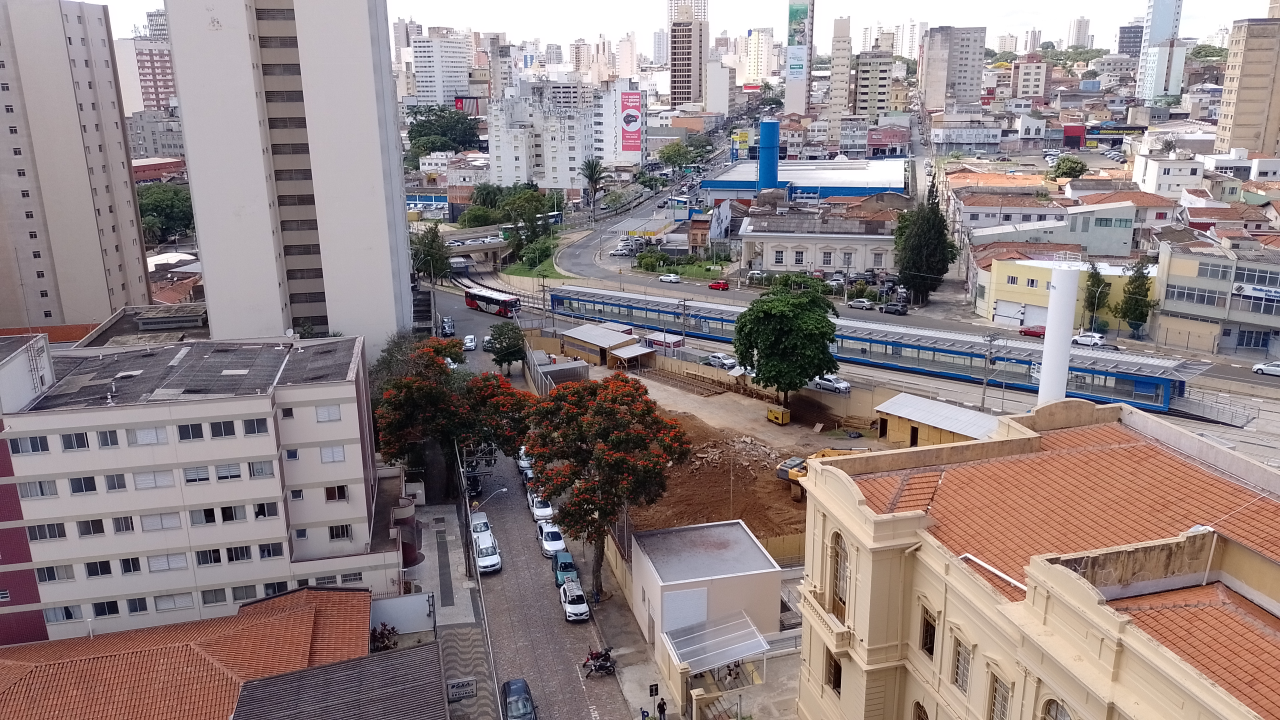
#> input picture fotos_predio_novo/cotuca_novo_IMG_20230225_101800.jpg, 3840 x 2160 px (shown at 1/3 size); its folder holds 4 pictures in this run; the run also reads 1 picture not shown here
$ python video-im-trasicao-desliza.py
#> lines starting #> are read from the running program, lines starting #| are printed output that depends on the picture
#script - seleciona imagens, corta com base na primeira, cria um video com trasições desliza
# CC autor: stefanocarnevalli
# contribuições:

import cv2
import os
import numpy as np

# Diretório onde as imagens estão salvas
input_dir = 'fotos_predio_novo'

# Nome do arquivo de vídeo de saída
output_video = 'video_com_transicoes_desliza.avi'

# Obter a lista de arquivos de imagem no diretório
images = [img for img in os.listdir(input_dir) if img.endswith(".jpg")]

# Ordenar as imagens pelo nome do arquivo
images.sort()

# Verificar se há imagens no diretório
if not images:
    print("Nenhuma imagem encontrada no diretório.")
else:
    # Obter o caminho completo da primeira imagem para obter as dimensões
    first_image_path = os.path.join(input_dir, images[0])
    frame = cv2.imread(first_image_path)
#> frame is the input picture: shape (2160, 3840, 3); mean B, G, R 131.9, 131.3, 145.2
    height, width, layers = frame.shape
#> height = 2160; width = 3840; layers = 3

    # Definir o codec e criar o objeto VideoWriter
    fourcc = cv2.VideoWriter_fourcc(*'XVID')
    fps = 1  # Definindo 1 frame por segundo
    video = cv2.VideoWriter(output_video, fourcc, fps, (width, height))

    # Função para criar uma transição de deslizamento entre duas imagens
    def add_slide_transition(img1, img2, steps=2):
        for i in range(steps):
            alpha = i / float(steps)
            beta = 1.0 - alpha
            slide_frame = np.zeros_like(img1)
            slide_frame[:, :int(width * alpha)] = img2[:, :int(width * alpha)]
            slide_frame[:, int(width * alpha):] = img1[:, int(width * alpha):]
            video.write(slide_frame)

    # Função para ajustar o tamanho da imagem mantendo proporções e cortando se necessário
    def adjust_image_size(image, target_width, target_height):
        h, w, _ = image.shape

        # Calcular a proporção de redimensionamento
        scale = max(target_width / w, target_height / h)

        # Redimensionar a imagem mantendo a proporção
        resized_image = cv2.resize(image, (int(w * scale), int(h * scale)))

        # Cortar a imagem para o tamanho alvo
        start_x = (resized_image.shape[1] - target_width) // 2
        start_y = (resized_image.shape[0] - target_height) // 2
        cropped_image = resized_image[start_y:start_y + target_height, start_x:start_x + target_width]

        return cropped_image

    # Adicionar cada imagem ao vídeo com transições
    print("Imagens utilizadas no vídeo:")
    for i in range(len(images) - 1):
        image_path = os.path.join(input_dir, images[i])
        next_image_path = os.path.join(input_dir, images[i + 1])

        frame = cv2.imread(image_path)
        next_frame = cv2.imread(next_image_path)
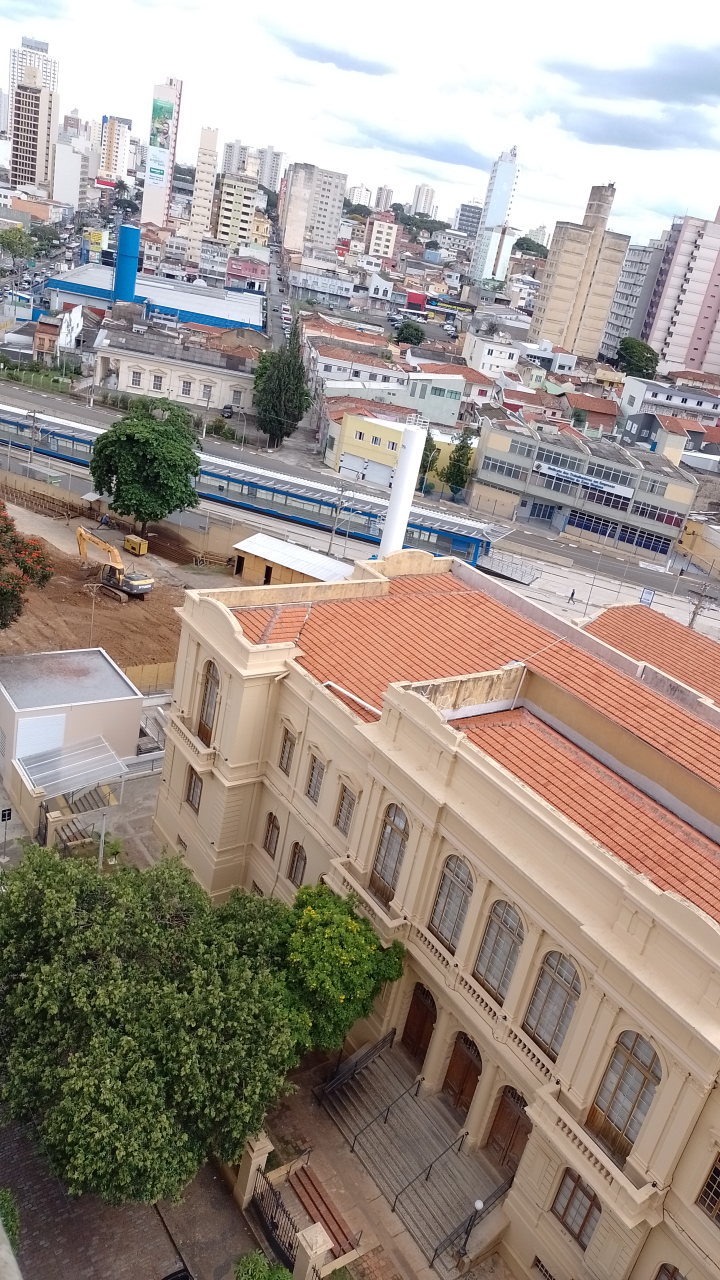
#> input picture fotos_predio_novo/cotuca_novo_IMG_20230225_131649.jpg, 2160 x 3840 px (shown at 1/3 size)
#> next_frame is the input picture: shape (3840, 2160, 3); mean B, G, R 137.2, 145.9, 157.6

        # Ajustar o tamanho das imagens para ter as mesmas dimensões
        adjusted_frame = adjust_image_size(frame, width, height)
        adjusted_next_frame = adjust_image_size(next_frame, width, height)
#> call 2 of adjust_image_size, with target_width = 3840, target_height = 2160
#> in adjust_image_size (call 2), `cropped_image = resized_image[start_y:start_y + target_height, start_x..`:
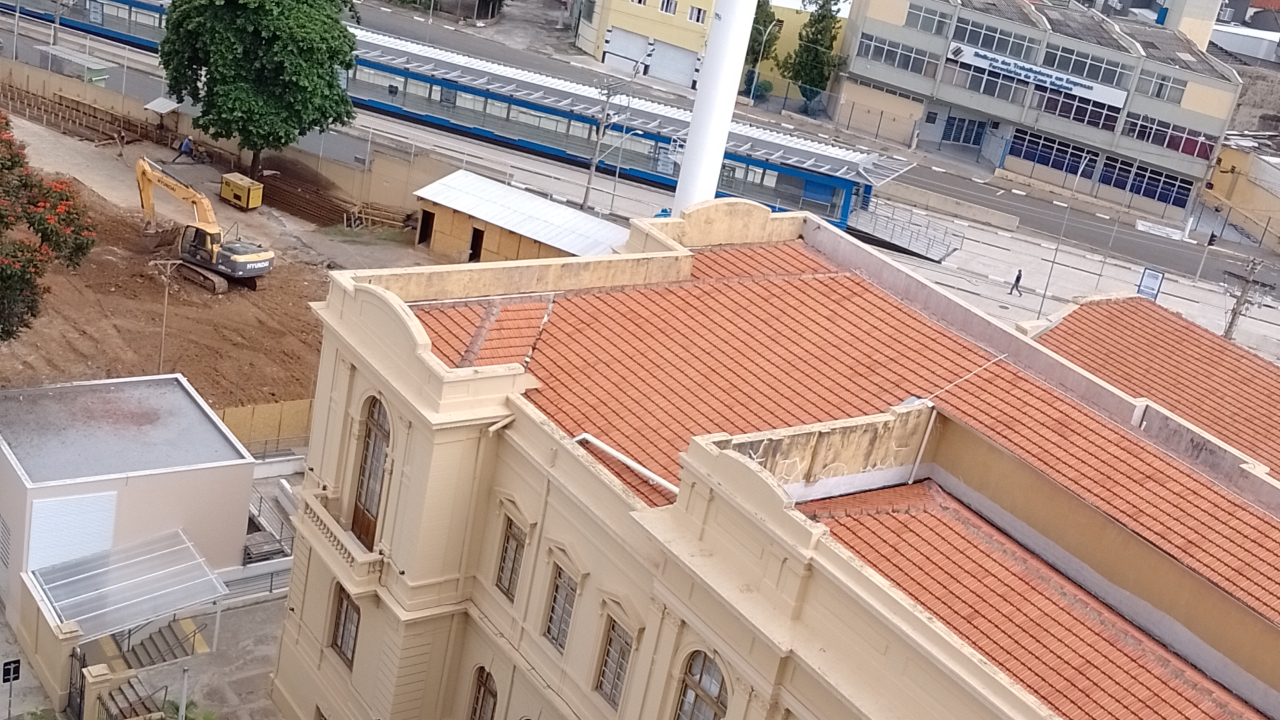
#> cropped_image: shape (2160, 3840, 3) (shown at 1/3 size); mean B, G, R 134.6, 145.2, 169.3

        video.write(adjusted_frame)
        add_slide_transition(adjusted_frame, adjusted_next_frame)
#> after the loop in add_slide_transition, `for i in range(steps):`:
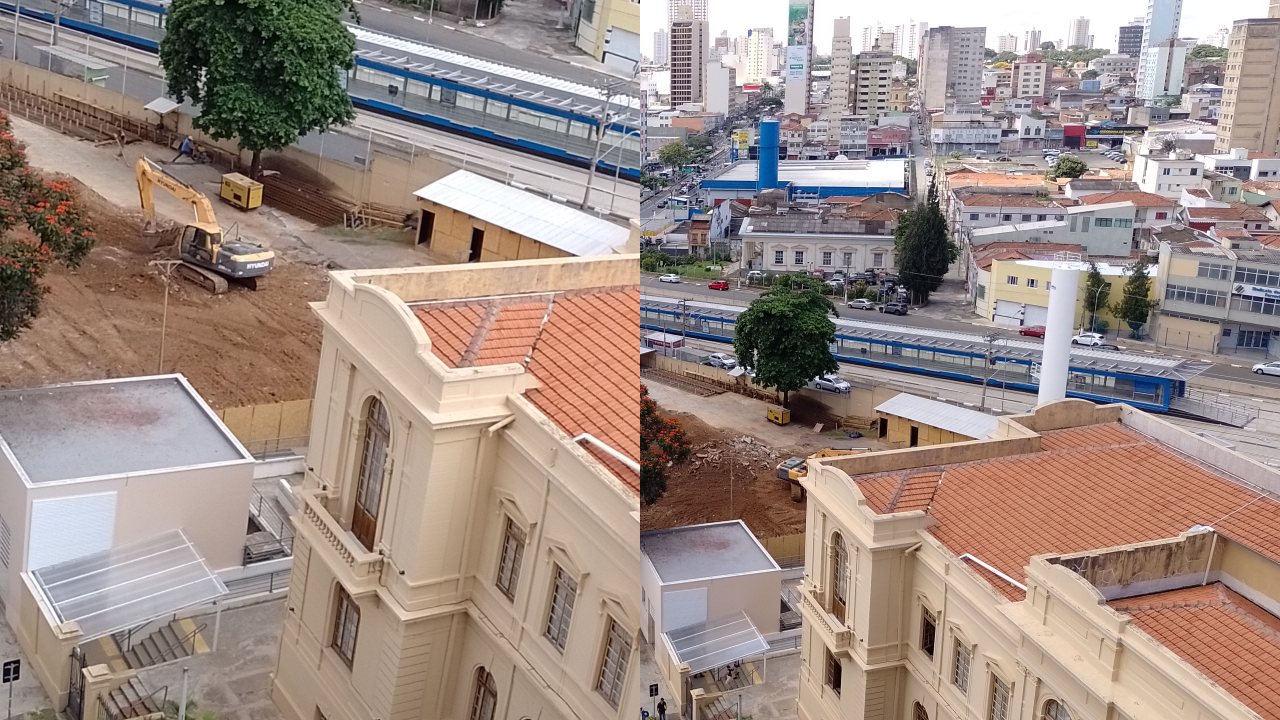
#> slide_frame: shape (2160, 3840, 3) (shown at 1/3 size); mean B, G, R 133.3, 140.6, 157.7
        print(images[i])
#> pass 2 of the loop `for i in range(len(images) - 1):`:
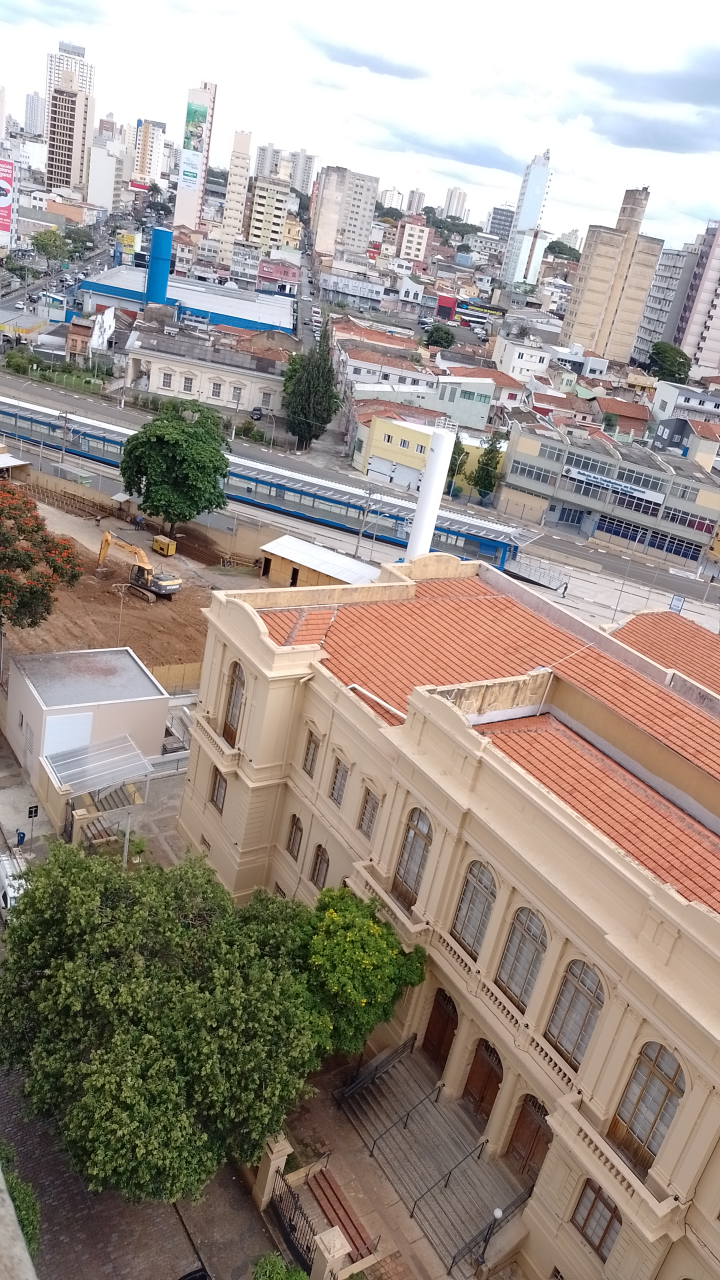
#> input picture fotos_predio_novo/cotuca_novo_IMG_20230225_131653.jpg, 2160 x 3840 px (shown at 1/3 size)
#> next_frame is the input picture: shape (3840, 2160, 3); mean B, G, R 136.8, 145.5, 156.5
#> in adjust_image_size (call 4), `cropped_image = resized_image[start_y:start_y + target_height, start_x..`:
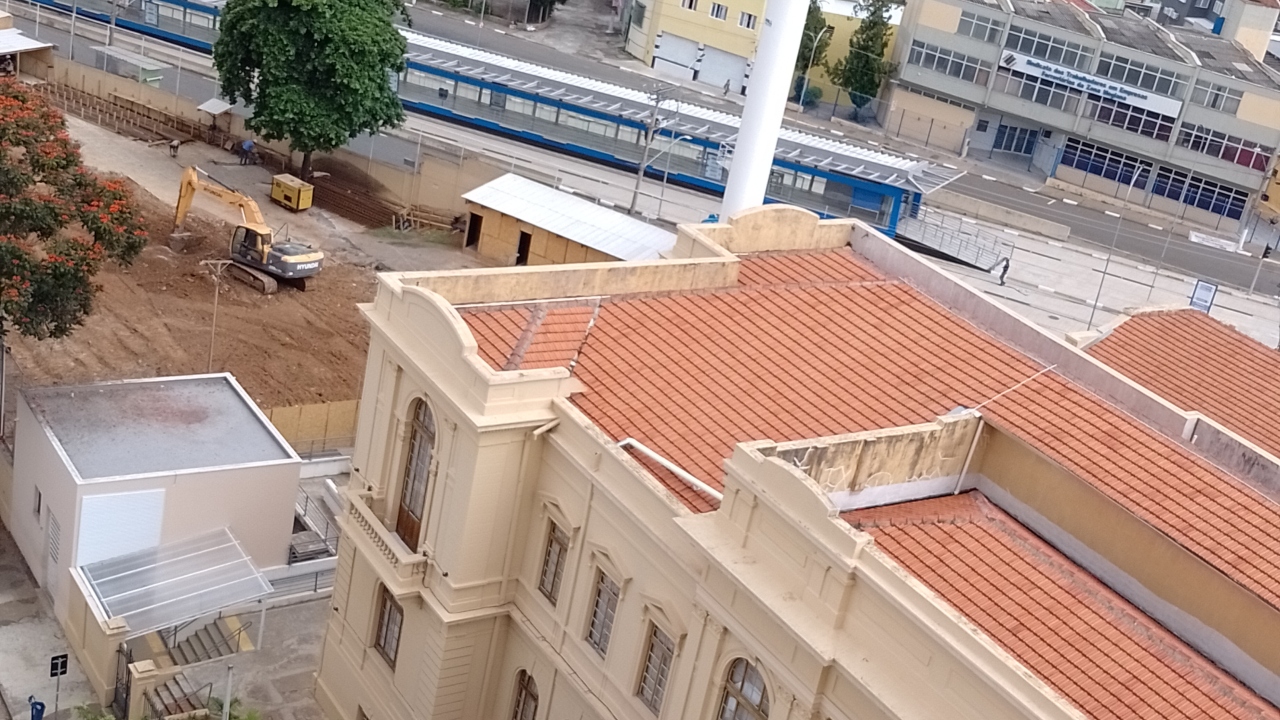
#> cropped_image: shape (2160, 3840, 3) (shown at 1/3 size); mean B, G, R 134, 144.2, 167.1
#> after the loop in add_slide_transition (call 2), `for i in range(steps):`:
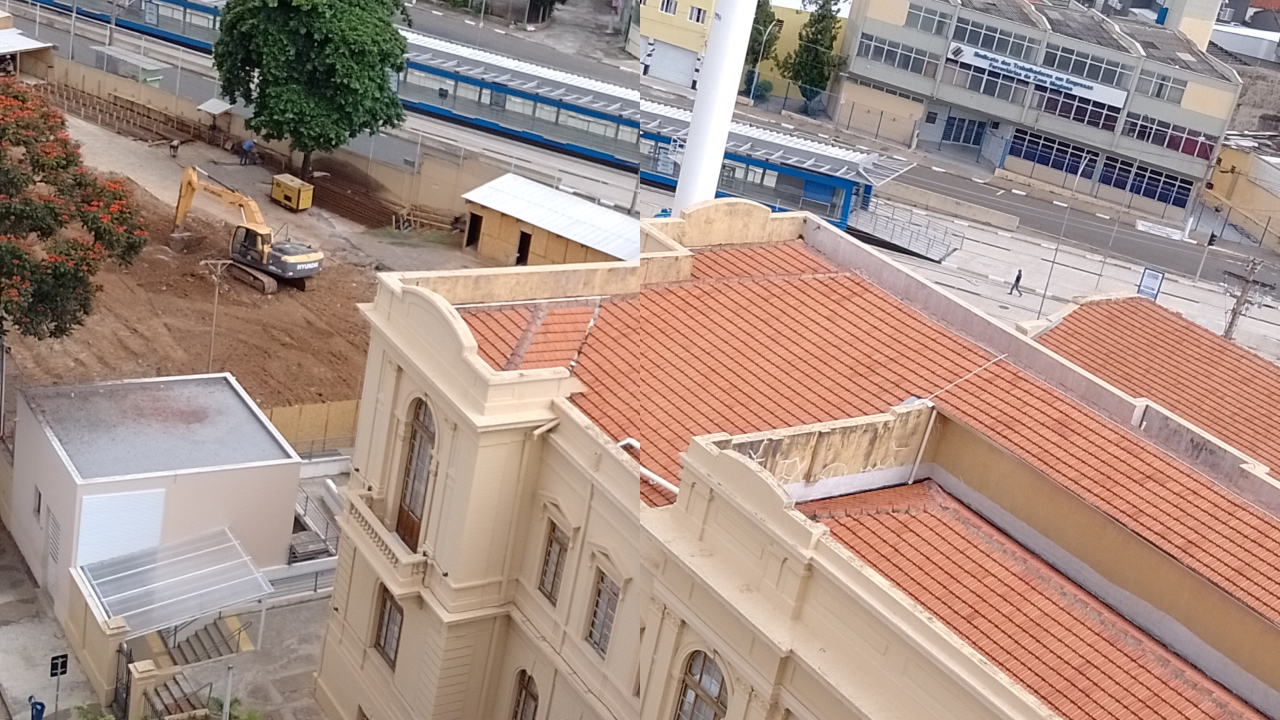
#> slide_frame: shape (2160, 3840, 3) (shown at 1/3 size); mean B, G, R 133.1, 143.5, 167
#> pass 3 of the loop `for i in range(len(images) - 1):`:
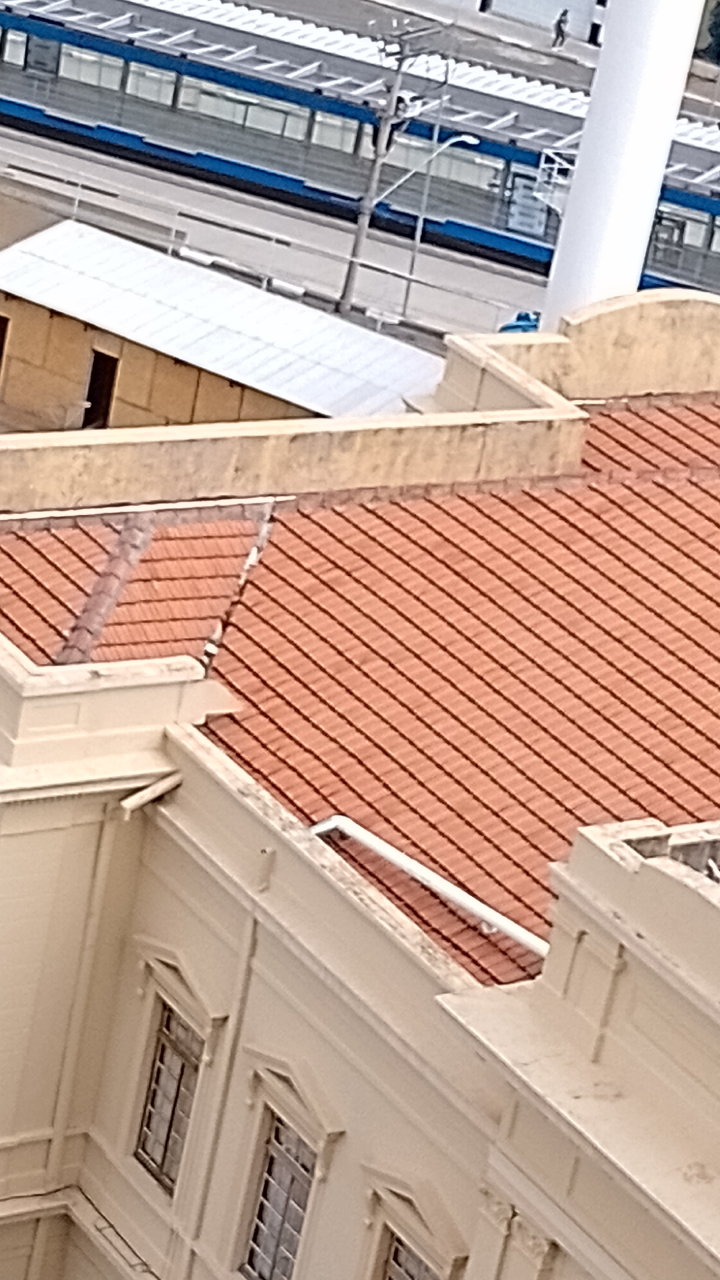
#> input picture fotos_predio_novo/cotuca_novo_IMG_20230225_131702.jpg, 2160 x 3840 px (shown at 1/3 size)
#> next_frame is the input picture: shape (3840, 2160, 3); mean B, G, R 149.7, 163.3, 191
#> in adjust_image_size (call 6), `cropped_image = resized_image[start_y:start_y + target_height, start_x..`:
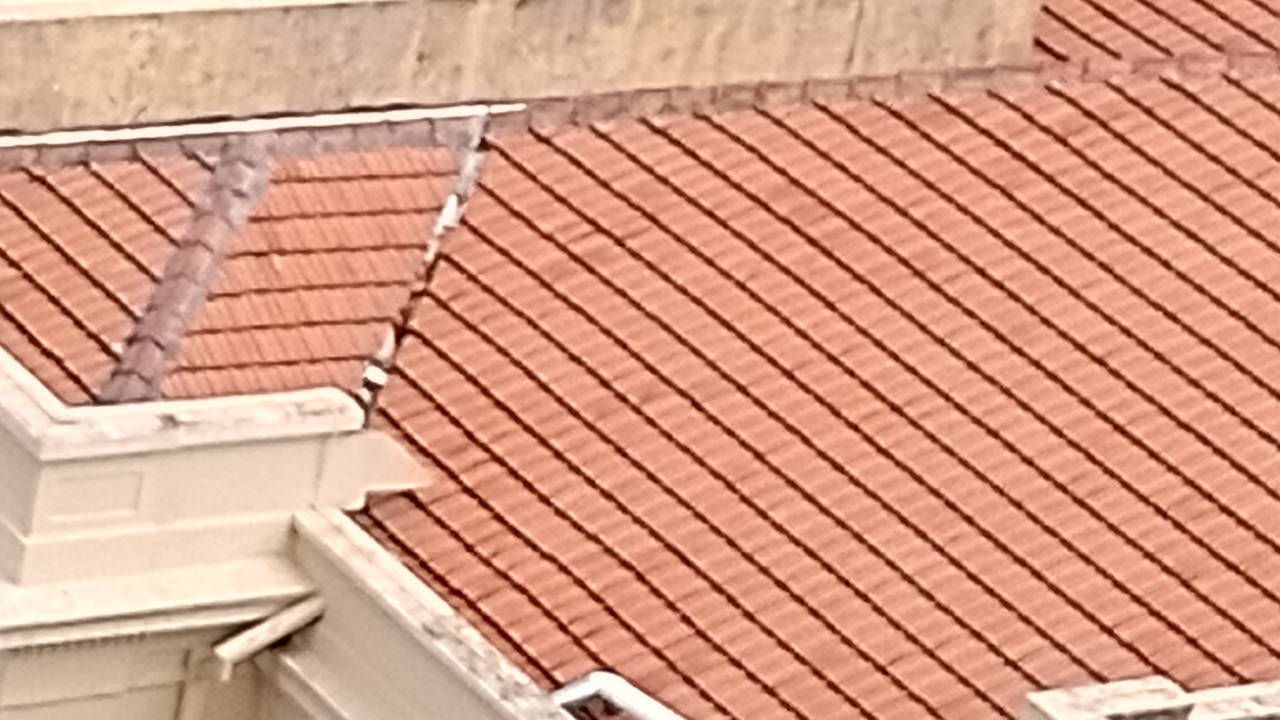
#> cropped_image: shape (2160, 3840, 3) (shown at 1/3 size); mean B, G, R 133.2, 157.5, 214.3
#> after the loop in add_slide_transition (call 3), `for i in range(steps):`:
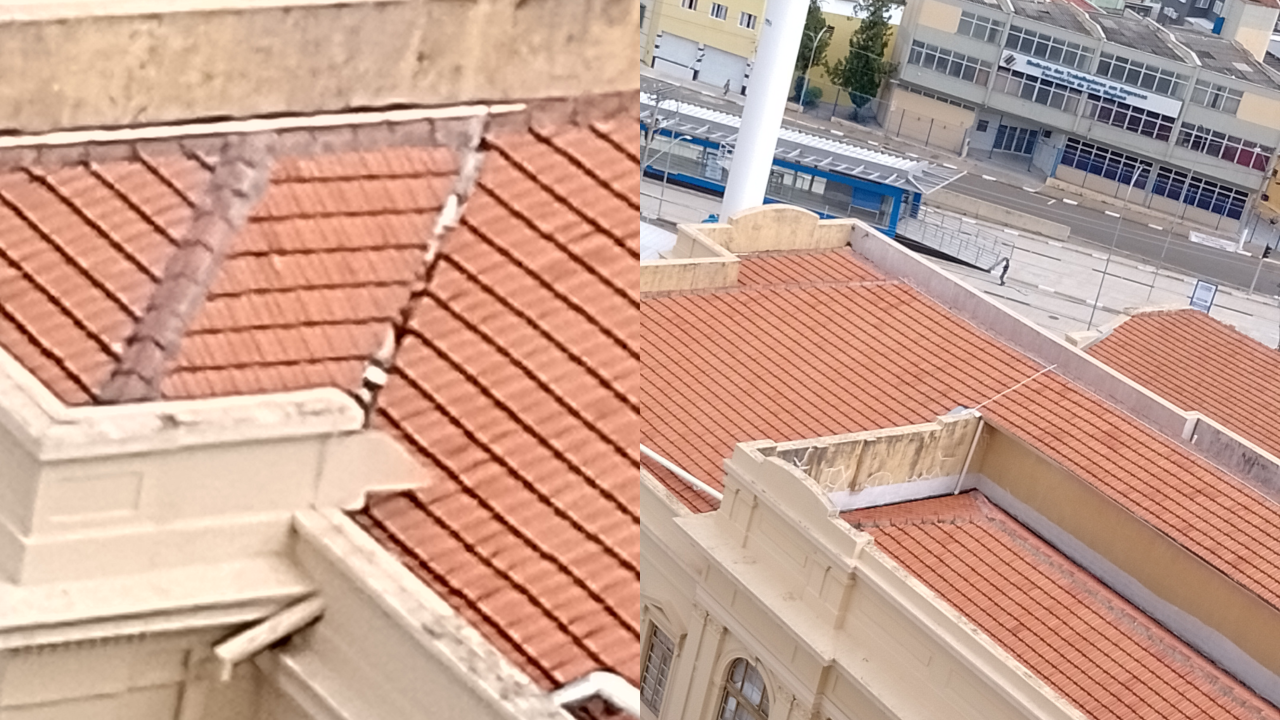
#> slide_frame: shape (2160, 3840, 3) (shown at 1/3 size); mean B, G, R 142.9, 159.4, 197.3

    # Adicionar a última imagem sem transição
    last_image_path = os.path.join(input_dir, images[-1])
    last_frame = cv2.imread(last_image_path)
    adjusted_last_frame = adjust_image_size(last_frame, width, height)
    video.write(adjusted_last_frame)
    print(images[-1])

    # Liberar o objeto VideoWriter
    video.release()

    print(f"Vídeo salvo como {output_video}.")
